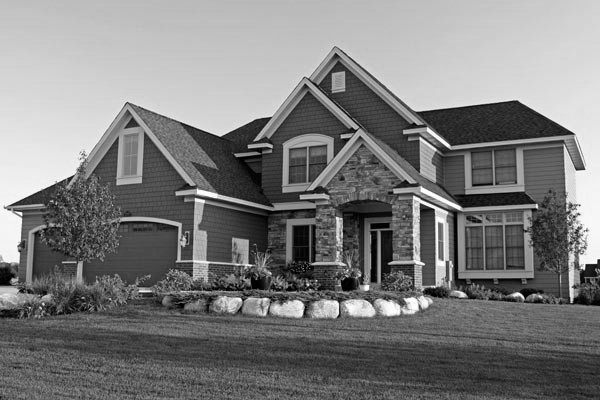
%> input picture segmentation/house.tif, 600 x 400 px
$ octave otsu.m   (GNU Octave 9; MATLAB toolbox functions it lacks are replaced by stand-ins)
%> lines starting %> are read from the running program, lines starting %| are printed output that depends on the picture
% Otsu
% Otsu's methods used to automatically perform cluster-based image
% thresholding, and reduce a graylevel image into a binary image;
% The algorithm assumes that the images contains two classes of pixels
% following bi-modal histogram(foreground pixels and backgroud pixels).
% Method:
% it then calculates the optimum threshold separating the two classes so
% that their combined spread (intra-class variance) is minimal, or
% equivalently (because the sum of pairwise squared distances is constant),
% so that their inter-class variance is maximal
% limitations
% The performation of global thresholding techniques including Otsu's
% method is shown to be limited by the small object size, the small
% difference, the large variances of the object and the background
% intensities and the large amount of noise added.
im = imread('house.tif');
%> im is the input picture: size 400x600 uint8; min 0, max 255, mean 125.1
[histogramCounts,~] = imhist(im);
%> histogramCounts = 256 values, max 2583 at index 198, min 6 at index 256, mean 937.5
total = sum(histogramCounts); % ... total ... is the number of pixel in the given image
%> total = 240000

% OTSU automic thresholding methods
sumB = 0;
wB = 0;
maximum = 0.0;
sum1 = dot( (0:255), histogramCounts);
%> sum1 = 30029778
for ii=1:256
    wB = wB + histogramCounts(ii);
    wF = total - wB;
    if (wB == 0 || wF == 0)
        continue;
    end
    sumB = sumB +  (ii-1) * histogramCounts(ii);
    mF = (sum1 - sumB) / wF;
    between = wB * wF * ((sumB / wB) - mF) * ((sumB / wB) - mF);
    if ( between >= maximum )
        level = ii;
        maximum = between;
    end
end
%> this loop made 256 passes
%> (wB, wF, sumB, mF, maximum) on passes 1 to 12: (51, 239949, 0, 125.2, 1.92e+11), (194, 239806, 143, 125.2, 7.21e+11), (453, 239547, 661, 125.4, 1.67e+12), (691, 239309, 1375, 125.5, 2.52e+12), (942, 239058, 2379, 125.6, 3.41e+12), (1246, 238754, 3899, 125.8, 4.47e+12), (1516, 238484, 5519, 125.9, 5.4e+12), (1755, 238245, 7192, 126, 6.21e+12), (1993, 238007, 9096, 126.1, 7.01e+12), (2214, 237786, 11085, 126.2, 7.74e+12), (2394, 237606, 12885, 126.3, 8.32e+12), (2632, 237368, 15503, 126.4, 9.08e+12)
%> after the loop, level = 138; maximum = 2.14e+14; sumB = 30028248; wB = 240000

im_otsu = im;
im_otsu(im_otsu < level) = 0;
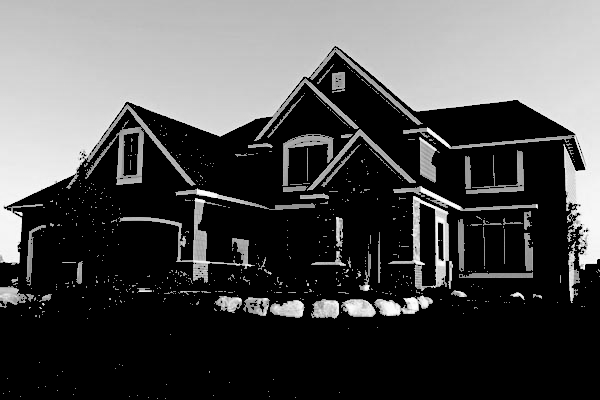
%> im_otsu: size 400x600 uint8; min 0, max 255, mean 79.6
im_otsu(im_otsu > level) = 255;
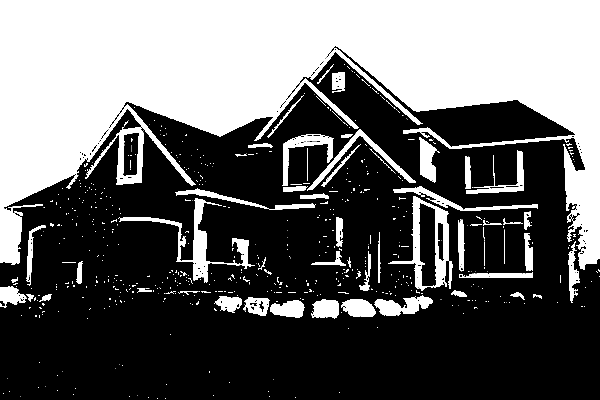
%> im_otsu: size 400x600 uint8; min 0, max 255, mean 101.3

% build_in functon for otsu in matlab
level_m = graythresh(im);
%> level_m = 0.537
im_otsu_m = im;
im_otsu_m(im_otsu_m < level) = 0;
im_otsu_m(im_otsu_m > level) = 255;
% build_in function for multi_otsu in matlab
% mutilevel image thresholds using Otsu's methods
mul_level = 4;
thresh = multithresh(im,mul_level);
%> thresh = [57 94 152 204]
im_multiotsu_m = imquantize(im,thresh);
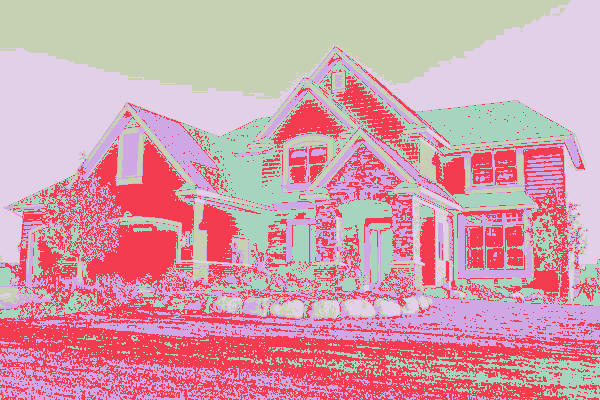
%> im_multiotsu_m: size 400x600 double; 5 distinct labels, from 1 to 5; one colour per label, 0 black
im_multiotsu_m = label2rgb(im_multiotsu_m);
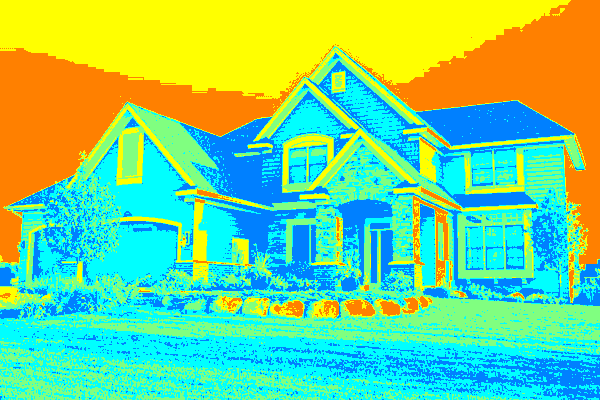
%> im_multiotsu_m: size 400x600x3 uint8; mean R, G, B 120.1, 213, 135.1

figure,
subplot(2,2,1), imshow(im),title('original_img');
subplot(2,2,2), imshow(im_otsu),title('otsu');
subplot(2,2,3), imshow(im_otsu_m),title('otsu_m');
subplot(2,2,4), imshow(im_multiotsu_m),title('multiotsu_m');
